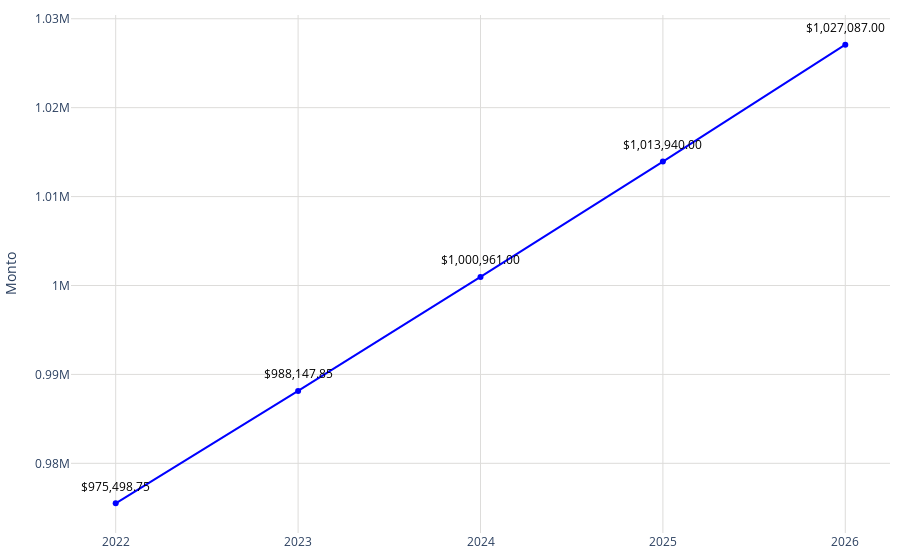

This figure's notebook cell:
### Code cell
# Datos
año = total_todos['año']
promedio = total_todos['precio_promedio']

# Crear una función para formatear los valores grandes en palabras en español
def formatear_numero(valor):
    if valor >= 1_000_000_000_000:
        return f'{valor / 1_000_000_000:.2f} billones'
    elif valor >= 1_000_000_000:
        return f'{valor / 1_000_000_000:.0f} mil millones'  # Mil millones
    elif valor >= 1_000_000:
        return f'{valor / 1_000_000:.0f} millones'  # Millones
    elif valor >= 1_000:
        return f'{valor / 1_000:.0f} mil'  # Mil
    else:
        return str(valor)
# Configurar los valores y el texto del eje Y
tickvals = [4150000000000, 4160000000000, 4170000000000]
ticktext = [formatear_numero(val) for val in tickvals]

fig = go.Figure()
fig.add_trace(go.Scatter(
    x=año,
    y=promedio,
    mode='markers+lines',
    marker=dict(color='blue'),
))
# Agregar anotaciones para mostrar los valores encima de los puntos
for a, p in zip(año, promedio):
    fig.add_annotation(
        x=a,
        y=p,
        text=f"${p:,.2f}",  # Formatear el valor del promedio como moneda
        showarrow=False,
        font=dict(color='black', size=12),
        xshift=0,
        yshift=17,
        textangle=0
    )
# Actualizar diseño
fig.update_layout(
    #title='Plusvalía estimada',   
    yaxis=dict(
        title="Monto",
        gridwidth=1,  # Ancho de las líneas de la cuadrícula
        gridcolor='#dddcda', 

    ),
    xaxis=dict(
        gridcolor='#dddcda', 
        tickmode='array',
        tickvals=año,
        ticktext=año
    ),
    plot_bgcolor='rgba(0,0,0,0)',
        margin=dict(l=10, r=10, t=10, b=10)

)
# Exportar gráfica como archivo HTML
def guardar_grafico_como_html(fig, nombre_archivo, carpeta='graficas'):
    # Crear la carpeta si no existe
    if not os.path.exists(carpeta):
        os.makedirs(carpeta)
    
    # Gráfica como archivo HTML en la carpeta especificada
    pio.write_html(fig, f'{carpeta}/{nombre_archivo}.html')

guardar_grafico_como_html(fig, 'g_scatt_plusvaliaestimada', carpeta='graficas')
fig.show()

### Figure 1 — Plotly figure (JSON) as saved in the notebook; plotly's stock layout.template omitted (floating-point values rounded to 4 significant figures)
{"data": [{"marker": {"color": "blue"}, "mode": "markers+lines", "type": "scatter", "x": [2022, 2023, 2024, 2025, 2026], "y": [975500.0, 988100.0, 1000961, 1013940, 1027087]}], "layout": {"annotations": [{"font": {"color": "black", "size": 12}, "showarrow": false, "text": "$975,498.75", "textangle": 0, "x": 2022, "xshift": 0, "y": 975500.0, "yshift": 17}, {"font": {"color": "black", "size": 12}, "showarrow": false, "text": "$988,147.85", "textangle": 0, "x": 2023, "xshift": 0, "y": 988100.0, "yshift": 17}, {"font": {"color": "black", "size": 12}, "showarrow": false, "text": "$1,000,961.00", "textangle": 0, "x": 2024, "xshift": 0, "y": 1000961, "yshift": 17}, {"font": {"color": "black", "size": 12}, "showarrow": false, "text": "$1,013,940.00", "textangle": 0, "x": 2025, "xshift": 0, "y": 1013940, "yshift": 17}, {"font": {"color": "black", "size": 12}, "showarrow": false, "text": "$1,027,087.00", "textangle": 0, "x": 2026, "xshift": 0, "y": 1027087, "yshift": 17}], "margin": {"b": 10, "l": 10, "r": 10, "t": 10}, "plot_bgcolor": "rgba(0,0,0,0)", "xaxis": {"gridcolor": "#dddcda", "tickmode": "array", "ticktext": [2022, 2023, 2024, 2025, 2026], "tickvals": [2022, 2023, 2024, 2025, 2026]}, "yaxis": {"gridcolor": "#dddcda", "gridwidth": 1, "title": {"text": "Monto"}}}}
